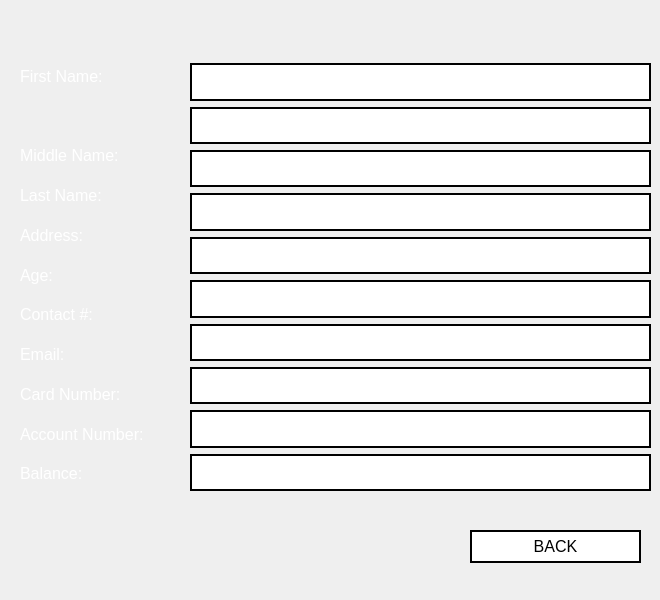
<?xml version="1.0" encoding="UTF-8"?>
<ui version="4.0">
 <class>admin_viewout</class>
 <widget class="QMainWindow" name="admin_viewout">
  <property name="geometry">
   <rect>
    <x>0</x>
    <y>0</y>
    <width>660</width>
    <height>600</height>
   </rect>
  </property>
  <property name="minimumSize">
   <size>
    <width>660</width>
    <height>600</height>
   </size>
  </property>
  <property name="maximumSize">
   <size>
    <width>660</width>
    <height>600</height>
   </size>
  </property>
  <property name="windowTitle">
   <string>View Account</string>
  </property>
  <property name="windowIcon">
   <iconset>
    <normaloff>icon.png</normaloff>icon.png</iconset>
  </property>
  <property name="styleSheet">
   <string notr="true">QWidget#centralwidget{
border-image: url(:images/gradient.png);
}

QPushButton{
background: transparent;
background-color: white;
border: 2px solid black;
}

QPushButton:hover{
background-color: rgb(30, 30, 30);
color: white;
}

QPushButton:pressed
{
font: bold;
}

QLabel#labela,#labelb,#labelc,#labeld,#labele,#labelf,#labelg,#labelh,#labeli,#labelj{
background-color: white;
border: 2px solid black;
}</string>
  </property>
  <widget class="QWidget" name="centralwidget">
   <widget class="QWidget" name="verticalLayoutWidget">
    <property name="geometry">
     <rect>
      <x>20</x>
      <y>20</y>
      <width>155</width>
      <height>471</height>
     </rect>
    </property>
    <layout class="QVBoxLayout" name="verticalLayout">
     <item>
      <widget class="QLabel" name="label_3">
       <property name="text">
        <string/>
       </property>
      </widget>
     </item>
     <item>
      <widget class="QLabel" name="label1_2">
       <property name="font">
        <font>
         <pointsize>12</pointsize>
        </font>
       </property>
       <property name="text">
        <string>&lt;html&gt;&lt;head/&gt;&lt;body&gt;&lt;p&gt;&lt;span style=&quot; color:#ffffff;&quot;&gt;First Name:&lt;/span&gt;&lt;/p&gt;&lt;/body&gt;&lt;/html&gt;</string>
       </property>
      </widget>
     </item>
     <item>
      <widget class="QLabel" name="label_2">
       <property name="text">
        <string/>
       </property>
      </widget>
     </item>
     <item>
      <widget class="QLabel" name="label2">
       <property name="font">
        <font>
         <pointsize>12</pointsize>
        </font>
       </property>
       <property name="text">
        <string>&lt;html&gt;&lt;head/&gt;&lt;body&gt;&lt;p&gt;&lt;span style=&quot; color:#ffffff;&quot;&gt;Middle Name:&lt;/span&gt;&lt;/p&gt;&lt;/body&gt;&lt;/html&gt;</string>
       </property>
      </widget>
     </item>
     <item>
      <widget class="QLabel" name="label3">
       <property name="font">
        <font>
         <pointsize>12</pointsize>
        </font>
       </property>
       <property name="text">
        <string>&lt;html&gt;&lt;head/&gt;&lt;body&gt;&lt;p&gt;&lt;span style=&quot; color:#ffffff;&quot;&gt;Last Name:&lt;/span&gt;&lt;/p&gt;&lt;/body&gt;&lt;/html&gt;</string>
       </property>
      </widget>
     </item>
     <item>
      <widget class="QLabel" name="label4">
       <property name="font">
        <font>
         <pointsize>12</pointsize>
        </font>
       </property>
       <property name="text">
        <string>&lt;html&gt;&lt;head/&gt;&lt;body&gt;&lt;p&gt;&lt;span style=&quot; color:#ffffff;&quot;&gt;Address:&lt;/span&gt;&lt;/p&gt;&lt;/body&gt;&lt;/html&gt;</string>
       </property>
      </widget>
     </item>
     <item>
      <widget class="QLabel" name="label5">
       <property name="font">
        <font>
         <pointsize>12</pointsize>
        </font>
       </property>
       <property name="text">
        <string>&lt;html&gt;&lt;head/&gt;&lt;body&gt;&lt;p&gt;&lt;span style=&quot; color:#ffffff;&quot;&gt;Age:&lt;/span&gt;&lt;/p&gt;&lt;/body&gt;&lt;/html&gt;</string>
       </property>
      </widget>
     </item>
     <item>
      <widget class="QLabel" name="label6">
       <property name="font">
        <font>
         <pointsize>12</pointsize>
        </font>
       </property>
       <property name="text">
        <string>&lt;html&gt;&lt;head/&gt;&lt;body&gt;&lt;p&gt;&lt;span style=&quot; color:#ffffff;&quot;&gt;Contact #:&lt;/span&gt;&lt;/p&gt;&lt;/body&gt;&lt;/html&gt;</string>
       </property>
      </widget>
     </item>
     <item>
      <widget class="QLabel" name="label7">
       <property name="font">
        <font>
         <pointsize>12</pointsize>
        </font>
       </property>
       <property name="text">
        <string>&lt;html&gt;&lt;head/&gt;&lt;body&gt;&lt;p&gt;&lt;span style=&quot; color:#ffffff;&quot;&gt;Email:&lt;/span&gt;&lt;/p&gt;&lt;/body&gt;&lt;/html&gt;</string>
       </property>
      </widget>
     </item>
     <item>
      <widget class="QLabel" name="label8">
       <property name="font">
        <font>
         <pointsize>12</pointsize>
        </font>
       </property>
       <property name="text">
        <string>&lt;html&gt;&lt;head/&gt;&lt;body&gt;&lt;p&gt;&lt;span style=&quot; color:#ffffff;&quot;&gt;Card Number:&lt;/span&gt;&lt;/p&gt;&lt;/body&gt;&lt;/html&gt;</string>
       </property>
      </widget>
     </item>
     <item>
      <widget class="QLabel" name="label9">
       <property name="font">
        <font>
         <pointsize>12</pointsize>
        </font>
       </property>
       <property name="text">
        <string>&lt;html&gt;&lt;head/&gt;&lt;body&gt;&lt;p&gt;&lt;span style=&quot; color:#ffffff;&quot;&gt;Account Number:&lt;/span&gt;&lt;/p&gt;&lt;/body&gt;&lt;/html&gt;</string>
       </property>
      </widget>
     </item>
     <item>
      <widget class="QLabel" name="label9_2">
       <property name="font">
        <font>
         <pointsize>12</pointsize>
        </font>
       </property>
       <property name="text">
        <string>&lt;html&gt;&lt;head/&gt;&lt;body&gt;&lt;p&gt;&lt;span style=&quot; color:#ffffff;&quot;&gt;Balance:&lt;/span&gt;&lt;/p&gt;&lt;/body&gt;&lt;/html&gt;</string>
       </property>
      </widget>
     </item>
    </layout>
   </widget>
   <widget class="QWidget" name="verticalLayoutWidget_2">
    <property name="geometry">
     <rect>
      <x>190</x>
      <y>20</y>
      <width>461</width>
      <height>471</height>
     </rect>
    </property>
    <layout class="QVBoxLayout" name="verticalLayout_2">
     <item>
      <widget class="QLabel" name="label">
       <property name="text">
        <string/>
       </property>
      </widget>
     </item>
     <item>
      <widget class="QLabel" name="labela">
       <property name="font">
        <font>
         <pointsize>12</pointsize>
        </font>
       </property>
       <property name="frameShape">
        <enum>QFrame::StyledPanel</enum>
       </property>
       <property name="text">
        <string/>
       </property>
      </widget>
     </item>
     <item>
      <widget class="QLabel" name="labelb">
       <property name="font">
        <font>
         <pointsize>12</pointsize>
        </font>
       </property>
       <property name="frameShape">
        <enum>QFrame::StyledPanel</enum>
       </property>
       <property name="text">
        <string/>
       </property>
      </widget>
     </item>
     <item>
      <widget class="QLabel" name="labelc">
       <property name="font">
        <font>
         <pointsize>12</pointsize>
        </font>
       </property>
       <property name="frameShape">
        <enum>QFrame::StyledPanel</enum>
       </property>
       <property name="text">
        <string/>
       </property>
      </widget>
     </item>
     <item>
      <widget class="QLabel" name="labeld">
       <property name="font">
        <font>
         <pointsize>12</pointsize>
        </font>
       </property>
       <property name="frameShape">
        <enum>QFrame::StyledPanel</enum>
       </property>
       <property name="text">
        <string/>
       </property>
      </widget>
     </item>
     <item>
      <widget class="QLabel" name="labele">
       <property name="font">
        <font>
         <pointsize>12</pointsize>
        </font>
       </property>
       <property name="frameShape">
        <enum>QFrame::StyledPanel</enum>
       </property>
       <property name="text">
        <string/>
       </property>
      </widget>
     </item>
     <item>
      <widget class="QLabel" name="labelf">
       <property name="font">
        <font>
         <pointsize>12</pointsize>
        </font>
       </property>
       <property name="frameShape">
        <enum>QFrame::StyledPanel</enum>
       </property>
       <property name="text">
        <string/>
       </property>
      </widget>
     </item>
     <item>
      <widget class="QLabel" name="labelg">
       <property name="font">
        <font>
         <pointsize>12</pointsize>
        </font>
       </property>
       <property name="frameShape">
        <enum>QFrame::StyledPanel</enum>
       </property>
       <property name="text">
        <string/>
       </property>
      </widget>
     </item>
     <item>
      <widget class="QLabel" name="labelh">
       <property name="font">
        <font>
         <pointsize>12</pointsize>
        </font>
       </property>
       <property name="frameShape">
        <enum>QFrame::StyledPanel</enum>
       </property>
       <property name="text">
        <string/>
       </property>
      </widget>
     </item>
     <item>
      <widget class="QLabel" name="labeli">
       <property name="font">
        <font>
         <pointsize>12</pointsize>
        </font>
       </property>
       <property name="frameShape">
        <enum>QFrame::StyledPanel</enum>
       </property>
       <property name="text">
        <string/>
       </property>
      </widget>
     </item>
     <item>
      <widget class="QLabel" name="labelj">
       <property name="font">
        <font>
         <pointsize>12</pointsize>
        </font>
       </property>
       <property name="frameShape">
        <enum>QFrame::StyledPanel</enum>
       </property>
       <property name="text">
        <string/>
       </property>
      </widget>
     </item>
    </layout>
   </widget>
   <widget class="QPushButton" name="sys_back">
    <property name="geometry">
     <rect>
      <x>470</x>
      <y>530</y>
      <width>171</width>
      <height>33</height>
     </rect>
    </property>
    <property name="font">
     <font>
      <pointsize>12</pointsize>
     </font>
    </property>
    <property name="text">
     <string>BACK</string>
    </property>
   </widget>
   <widget class="QLabel" name="label_4">
    <property name="geometry">
     <rect>
      <x>0</x>
      <y>0</y>
      <width>660</width>
      <height>600</height>
     </rect>
    </property>
    <property name="styleSheet">
     <string notr="true">border-image: url(:/images/adbg.png);</string>
    </property>
    <property name="text">
     <string/>
    </property>
   </widget>
   <widget class="QLabel" name="label_5">
    <property name="geometry">
     <rect>
      <x>50</x>
      <y>530</y>
      <width>55</width>
      <height>16</height>
     </rect>
    </property>
    <property name="text">
     <string/>
    </property>
   </widget>
   <zorder>label_4</zorder>
   <zorder>verticalLayoutWidget</zorder>
   <zorder>verticalLayoutWidget_2</zorder>
   <zorder>sys_back</zorder>
   <zorder>label_5</zorder>
  </widget>
 </widget>
 <resources>
  <include location="resource.qrc"/>
 </resources>
 <connections/>
</ui>
